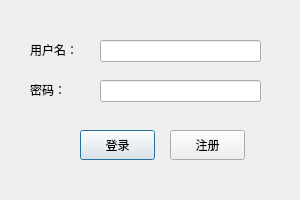
<?xml version="1.0" encoding="UTF-8"?>
<ui version="4.0">
 <class>Dialog</class>
 <widget class="QDialog" name="Dialog">
  <property name="geometry">
   <rect>
    <x>0</x>
    <y>0</y>
    <width>300</width>
    <height>200</height>
   </rect>
  </property>
  <property name="windowTitle">
   <string>用户登录</string>
  </property>

  <widget class="QLabel" name="username_label">
   <property name="geometry">
    <rect>
     <x>30</x>
     <y>40</y>
     <width>60</width>
     <height>20</height>
    </rect>
   </property>
   <property name="text">
    <string>用户名：</string>
   </property>
  </widget>

  <widget class="QLineEdit" name="username">
   <property name="geometry">
    <rect>
     <x>100</x>
     <y>40</y>
     <width>161</width>
     <height>22</height>
    </rect>
   </property>
  </widget>

  <widget class="QLabel" name="password_label">
   <property name="geometry">
    <rect>
     <x>30</x>
     <y>80</y>
     <width>60</width>
     <height>20</height>
    </rect>
   </property>
   <property name="text">
    <string>密码：</string>
   </property>
  </widget>

  <widget class="QLineEdit" name="password">
   <property name="geometry">
    <rect>
     <x>100</x>
     <y>80</y>
     <width>161</width>
     <height>22</height>
    </rect>
   </property>
   <property name="echoMode">
    <enum>QLineEdit::Password</enum>
   </property>
  </widget>

  <widget class="QPushButton" name="login_btn">
   <property name="geometry">
    <rect>
     <x>80</x>
     <y>130</y>
     <width>75</width>
     <height>30</height>
    </rect>
   </property>
   <property name="text">
    <string>登录</string>
   </property>
  </widget>

  <widget class="QPushButton" name="register_btn">
   <property name="geometry">
    <rect>
     <x>170</x>
     <y>130</y>
     <width>75</width>
     <height>30</height>
    </rect>
   </property>
   <property name="text">
    <string>注册</string>
   </property>
  </widget>
 </widget>
 <resources/>
 <connections/>
</ui>
